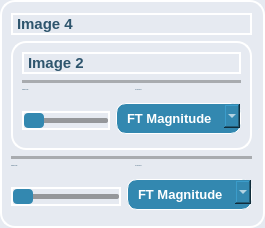
                  <widget class="QFrame" name="frame_20">
                   <property name="styleSheet">
                    <string notr="true">background-color: rgb(230, 234, 241); /* Background color */
    border-radius: 15px; /* Curved borders */
    border: 2px solid #ffffff; /* 3D outline */

    box-shadow: 2px 2px 8px rgba(0, 0, 0, 0.7); /* 3D shadow effect */</string>
                   </property>
                   <property name="frameShape">
                    <enum>QFrame::StyledPanel</enum>
                   </property>
                   <property name="frameShadow">
                    <enum>QFrame::Raised</enum>
                   </property>
                   <layout class="QGridLayout" name="gridLayout_21">
                    <property name="leftMargin">
                     <number>9</number>
                    </property>
                    <item row="1" column="0">
                     <layout class="QHBoxLayout" name="horizontalLayout_50">
                      <property name="spacing">
                       <number>6</number>
                      </property>
                      <property name="sizeConstraint">
                       <enum>QLayout::SetMaximumSize</enum>
                      </property>
                      <item>
                       <widget class="QSlider" name="Slider_weight3_8">
                        <property name="sizePolicy">
                         <sizepolicy hsizetype="Minimum" vsizetype="Fixed">
                          <horstretch>0</horstretch>
                          <verstretch>0</verstretch>
                         </sizepolicy>
                        </property>
                        <property name="styleSheet">
                         <string notr="true">QSlider::groove {
background: rgb(149, 151, 154); /* Color of the track */
border: 0px solid #999; /* Border of the track */
height: 5px; /* Set the height of the track */
border-radius: 2px; /* Round the corners of the track */
}

/* Style for the slider handle (thumb) */
QSlider::handle {
background: #3388b0; /* Color of the handle */
width: 20px; /* Width of the handle */
height: 10px; /* Height of the handle */
margin: -5px 0; /* Negative margin to center the handle vertically */
border-radius: 4px;
border: none;
}

/* Style for the slider handle when pressed */
QSlider::handle:pressed {
background: #1f536b; /* Color of the handle when pressed */
border: 1px solid #3498db; /* Border of the handle when pressed */
}</string>
                        </property>
                        <property name="orientation">
                         <enum>Qt::Horizontal</enum>
                        </property>
                       </widget>
                      </item>
                      <item>
                       <widget class="QComboBox" name="combo1_9">
                        <property name="cursor">
                         <cursorShape>PointingHandCursor</cursorShape>
                        </property>
                        <property name="styleSheet">
                         <string notr="true">QComboBox {
    font-family: &quot;Arial&quot;;
    font-weight: 600; /* Semibold */
    font-size: 10pt; /* Adjust the font size as needed */
 	color: rgb(26, 70, 91);
    border: 1px solid  rgb(26, 70, 91);; /* Set the border to 1px solid white */
	margin-bottom: 5px;
	background-color: #3388b0;   /* Background color for the combo box */
    border: 1px solid #ffffff;   /* Border around the combo box */
    border-radius: 10px;         /* Rounded corners */
    padding: 6px 10px;           /* Padding around the text */
    color: white;               
}

QComboBox::drop-down {
color: rgb(26, 70, 91);
}
QComboBox QAbstractItemView {
    background-color: #rgb(224, 224, 224);   /* Background color for the list */

    selection-background-color: #3f7293; /* Selection color when an item is highlighted */

}</string>
                        </property>
                        <item>
                         <property name="text">
                          <string>FT Magnitude</string>
                         </property>
                        </item>
                        <item>
                         <property name="text">
                          <string>FT Phase</string>
                         </property>
                        </item>
                        <item>
                         <property name="text">
                          <string>FT Real</string>
                         </property>
                        </item>
                        <item>
                         <property name="text">
                          <string>FT Imaginary</string>
                         </property>
                        </item>
                       </widget>
                      </item>
                     </layout>
                    </item>
                    <item row="0" column="0">
                     <layout class="QVBoxLayout" name="verticalLayout_70">
                      <property name="leftMargin">
                       <number>0</number>
                      </property>
                      <item>
                       <widget class="QLabel" name="label_41">
                        <property name="styleSheet">
                         <string notr="true">color: #2e556d;
font-weight:Bold;
font-size: 15px;
</string>
                        </property>
                        <property name="text">
                         <string>Image 4</string>
                        </property>
                       </widget>
                      </item>
                      <item>
                       <widget class="QFrame" name="frame_19">
                        <property name="styleSheet">
                         <string notr="true">background-color: rgb(230, 234, 241); /* Background color */
    border-radius: 15px; /* Curved borders */
    border: 2px solid #ffffff; /* 3D outline */

    box-shadow: 2px 2px 8px rgba(0, 0, 0, 0.7); /* 3D shadow effect */</string>
                        </property>
                        <property name="frameShape">
                         <enum>QFrame::StyledPanel</enum>
                        </property>
                        <property name="frameShadow">
                         <enum>QFrame::Raised</enum>
                        </property>
                        <layout class="QGridLayout" name="gridLayout_20">
                         <property name="leftMargin">
                          <number>9</number>
                         </property>
                         <item row="0" column="0">
                          <layout class="QVBoxLayout" name="verticalLayout_67">
                           <property name="leftMargin">
                            <number>0</number>
                           </property>
                           <item>
                            <widget class="QLabel" name="label_39">
                             <property name="styleSheet">
                              <string notr="true">color: #2e556d;
font-weight:Bold;
font-size: 15px;
</string>
                             </property>
                             <property name="text">
                              <string>Image 2</string>
                             </property>
                            </widget>
                           </item>
                           <item>
                            <widget class="Line" name="line_32">
                             <property name="styleSheet">
                              <string notr="true">/* Line style */

  /* Set the width of the line */
  width: 20px;

  /* Set the height of the line */
  height: 5px;

  /* Set the background color of the line */
  background-color:#a8abaf;

  /* Set the border of the line */
  border: 10px;

  /* Set the border radius of the line */
  border-radius:5px;




</string>
                             </property>
                             <property name="orientation">
                              <enum>Qt::Horizontal</enum>
                             </property>
                            </widget>
                           </item>
                           <item>
                            <layout class="QHBoxLayout" name="horizontalLayout_42">
                             <item>
                              <layout class="QVBoxLayout" name="verticalLayout_68" stretch="0,5">
                               <item>
                                <widget class="QLabel" name="label_34">
                                 <property name="font">
                                  <font>
                                   <pointsize>-1</pointsize>
                                  </font>
                                 </property>
                                 <property name="styleSheet">
                                  <string notr="true">color: #2e556d;
font-weight:10000px;
border: None;
</string>
                                 </property>
                                 <property name="text">
                                  <string>Original Image</string>
                                 </property>
                                </widget>
                               </item>
                               <item>
                                <widget class="QWidget" name="original1_5" native="true">
                                 <property name="styleSheet">
                                  <string notr="true">border: 3px solid #ffffff;
background-color: #dce3eb;</string>
                                 </property>
                                </widget>
                               </item>
                              </layout>
                             </item>
                             <item>
                              <layout class="QVBoxLayout" name="verticalLayout_69" stretch="0,5">
                               <item>
                                <widget class="QLabel" name="label_35">
                                 <property name="font">
                                  <font>
                                   <pointsize>-1</pointsize>
                                  </font>
                                 </property>
                                 <property name="styleSheet">
                                  <string notr="true">color: #2e556d;
font-weight:10000px;
border: None;
</string>
                                 </property>
                                 <property name="text">
                                  <string>FT Component</string>
                                 </property>
                                </widget>
                               </item>
                               <item>
                                <widget class="QWidget" name="component_image1_5" native="true">
                                 <property name="styleSheet">
                                  <string notr="true">border: 3px solid #ffffff;
background-color: #dce3eb;</string>
                                 </property>
                                </widget>
                               </item>
                              </layout>
                             </item>
                            </layout>
                           </item>
                          </layout>
                         </item>
                         <item row="1" column="0">
                          <layout class="QHBoxLayout" name="horizontalLayout_48">
                           <property name="spacing">
                            <number>6</number>
                           </property>
                           <property name="sizeConstraint">
                            <enum>QLayout::SetMaximumSize</enum>
                           </property>
                           <item>
                            <widget class="QSlider" name="Slider_weight3_6">
                             <property name="sizePolicy">
                              <sizepolicy hsizetype="Minimum" vsizetype="Fixed">
                               <horstretch>0</horstretch>
                               <verstretch>0</verstretch>
                              </sizepolicy>
                             </property>
                             <property name="styleSheet">
                              <string notr="true">QSlider::groove {
background: rgb(149, 151, 154); /* Color of the track */
border: 0px solid #999; /* Border of the track */
height: 5px; /* Set the height of the track */
border-radius: 2px; /* Round the corners of the track */
}

/* Style for the slider handle (thumb) */
QSlider::handle {
background: #3388b0; /* Color of the handle */
width: 20px; /* Width of the handle */
height: 10px; /* Height of the handle */
margin: -5px 0; /* Negative margin to center the handle vertically */
border-radius: 4px;
border: none;
}

/* Style for the slider handle when pressed */
QSlider::handle:pressed {
background: #1f536b; /* Color of the handle when pressed */
border: 1px solid #3498db; /* Border of the handle when pressed */
}</string>
                             </property>
                             <property name="orientation">
                              <enum>Qt::Horizontal</enum>
                             </property>
                            </widget>
                           </item>
                           <item>
                            <widget class="QComboBox" name="combo1_7">
                             <property name="cursor">
                              <cursorShape>PointingHandCursor</cursorShape>
                             </property>
                             <property name="styleSheet">
                              <string notr="true">QComboBox {
    font-family: &quot;Arial&quot;;
    font-weight: 600; /* Semibold */
    font-size: 10pt; /* Adjust the font size as needed */
 	color: rgb(26, 70, 91);
    border: 1px solid  rgb(26, 70, 91);; /* Set the border to 1px solid white */
	margin-bottom: 5px;
	background-color: #3388b0;   /* Background color for the combo box */
    border: 1px solid #ffffff;   /* Border around the combo box */
    border-radius: 10px;         /* Rounded corners */
    padding: 6px 10px;           /* Padding around the text */
    color: white;               
}

QComboBox::drop-down {
color: rgb(26, 70, 91);
}
QComboBox QAbstractItemView {
    background-color: #rgb(224, 224, 224);   /* Background color for the list */

    selection-background-color: #3f7293; /* Selection color when an item is highlighted */

}</string>
                             </property>
                             <item>
                              <property name="text">
                               <string>FT Magnitude</string>
                              </property>
                             </item>
                             <item>
                              <property name="text">
                               <string>FT Phase</string>
                              </property>
                             </item>
                             <item>
                              <property name="text">
                               <string>FT Real</string>
                              </property>
                             </item>
                             <item>
                              <property name="text">
                               <string>FT Imaginary</string>
                              </property>
                             </item>
                            </widget>
                           </item>
                          </layout>
                         </item>
                        </layout>
                       </widget>
                      </item>
                      <item>
                       <widget class="Line" name="line_33">
                        <property name="styleSheet">
                         <string notr="true">/* Line style */

  /* Set the width of the line */
  width: 20px;

  /* Set the height of the line */
  height: 5px;

  /* Set the background color of the line */
  background-color:#a8abaf;

  /* Set the border of the line */
  border: 10px;

  /* Set the border radius of the line */
  border-radius:5px;




</string>
                        </property>
                        <property name="orientation">
                         <enum>Qt::Horizontal</enum>
                        </property>
                       </widget>
                      </item>
                      <item>
                       <layout class="QHBoxLayout" name="horizontalLayout_44">
                        <item>
                         <layout class="QVBoxLayout" name="verticalLayout_71" stretch="0,5">
                          <item>
                           <widget class="QLabel" name="label_36">
                            <property name="font">
                             <font>
                              <pointsize>-1</pointsize>
                             </font>
                            </property>
                            <property name="styleSheet">
                             <string notr="true">color: #2e556d;
font-weight:10000px;
border: None;</string>
                            </property>
                            <property name="text">
                             <string>Original Image</string>
                            </property>
                           </widget>
                          </item>
                          <item>
                           <widget class="QWidget" name="original2_5" native="true">
                            <property name="styleSheet">
                             <string notr="true">border: 3px solid #ffffff;
background-color: #dce3eb;</string>
                            </property>
                           </widget>
                          </item>
                         </layout>
                        </item>
                        <item>
                         <layout class="QVBoxLayout" name="verticalLayout_72" stretch="0,5">
                          <item>
                           <widget class="QLabel" name="label_37">
                            <property name="font">
                             <font>
                              <pointsize>-1</pointsize>
                             </font>
                            </property>
                            <property name="styleSheet">
                             <string notr="true">color: #2e556d;
font-weight:10000px;
border: None;
</string>
                            </property>
                            <property name="text">
                             <string>FT Component</string>
                            </property>
                           </widget>
                          </item>
                          <item>
                           <widget class="QWidget" name="component_image2_5" native="true">
                            <property name="styleSheet">
                             <string notr="true">border: 3px solid #ffffff;
background-color: #dce3eb;</string>
                            </property>
                           </widget>
                          </item>
                         </layout>
                        </item>
                       </layout>
                      </item>
                     </layout>
                    </item>
                   </layout>
                  </widget>
